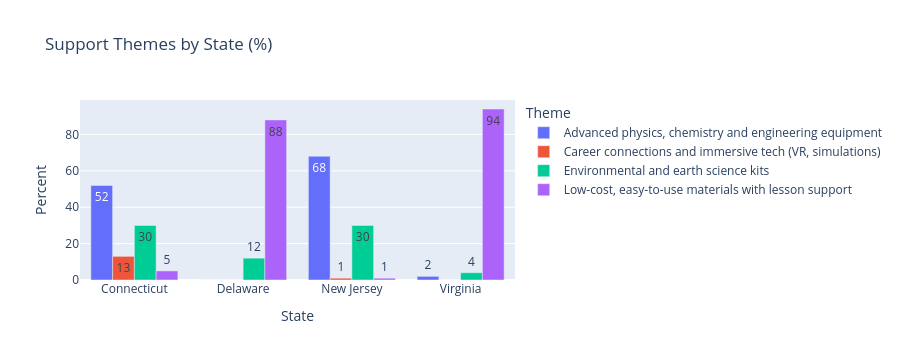

The cell this chart's notebook holds for it:
### Markdown cell above
### Figure 4: Support themes by state

### Code cell
state_theme = pd.crosstab(df["State"], df["Cluster_Name"], normalize="index") * 100
state_theme = state_theme.reset_index().melt(id_vars="State", var_name="Theme", value_name="Percent")

fig4 = px.bar(state_theme, x="State", y="Percent", color="Theme", barmode="group",
              text_auto=".0f", title="Support Themes by State (%)")
fig4.show()

### Figure 1 — Plotly figure (JSON) as saved in the notebook; plotly's stock layout.template omitted (floating-point values rounded to 4 significant figures)
{"data": [{"alignmentgroup": "True", "hovertemplate": "Theme=Advanced physics, chemistry and engineering equipment<br>State=%{x}<br>Percent=%{y}<extra></extra>", "legendgroup": "Advanced physics, chemistry and engineering equipment", "marker": {"color": "#636efa", "pattern": {"shape": ""}}, "name": "Advanced physics, chemistry and engineering equipment", "offsetgroup": "Advanced physics, chemistry and engineering equipment", "orientation": "v", "showlegend": true, "textposition": "auto", "texttemplate": "%{y:.0f}", "type": "bar", "x": ["Connecticut", "Delaware", "New Jersey", "Virginia"], "xaxis": "x", "y": [52.0, 0.0, 68.0, 2.0], "yaxis": "y"}, {"alignmentgroup": "True", "hovertemplate": "Theme=Career connections and immersive tech (VR, simulations)<br>State=%{x}<br>Percent=%{y}<extra></extra>", "legendgroup": "Career connections and immersive tech (VR, simulations)", "marker": {"color": "#EF553B", "pattern": {"shape": ""}}, "name": "Career connections and immersive tech (VR, simulations)", "offsetgroup": "Career connections and immersive tech (VR, simulations)", "orientation": "v", "showlegend": true, "textposition": "auto", "texttemplate": "%{y:.0f}", "type": "bar", "x": ["Connecticut", "Delaware", "New Jersey", "Virginia"], "xaxis": "x", "y": [13.0, 0.0, 1.0, 0.0], "yaxis": "y"}, {"alignmentgroup": "True", "hovertemplate": "Theme=Environmental and earth science kits<br>State=%{x}<br>Percent=%{y}<extra></extra>", "legendgroup": "Environmental and earth science kits", "marker": {"color": "#00cc96", "pattern": {"shape": ""}}, "name": "Environmental and earth science kits", "offsetgroup": "Environmental and earth science kits", "orientation": "v", "showlegend": true, "textposition": "auto", "texttemplate": "%{y:.0f}", "type": "bar", "x": ["Connecticut", "Delaware", "New Jersey", "Virginia"], "xaxis": "x", "y": [30.0, 12.0, 30.0, 4.0], "yaxis": "y"}, {"alignmentgroup": "True", "hovertemplate": "Theme=Low-cost, easy-to-use materials with lesson support<br>State=%{x}<br>Percent=%{y}<extra></extra>", "legendgroup": "Low-cost, easy-to-use materials with lesson support", "marker": {"color": "#ab63fa", "pattern": {"shape": ""}}, "name": "Low-cost, easy-to-use materials with lesson support", "offsetgroup": "Low-cost, easy-to-use materials with lesson support", "orientation": "v", "showlegend": true, "textposition": "auto", "texttemplate": "%{y:.0f}", "type": "bar", "x": ["Connecticut", "Delaware", "New Jersey", "Virginia"], "xaxis": "x", "y": [5.0, 88.0, 1.0, 94.0], "yaxis": "y"}], "layout": {"barmode": "group", "height": 360, "legend": {"title": {"text": "Theme"}, "tracegroupgap": 0}, "title": {"text": "Support Themes by State (%)"}, "xaxis": {"anchor": "y", "autorange": true, "domain": [0, 1], "range": [-0.5, 3.5], "title": {"text": "State"}, "type": "category"}, "yaxis": {"anchor": "x", "autorange": true, "domain": [0, 1], "range": [0, 98.95], "title": {"text": "Percent"}, "type": "linear"}}}
